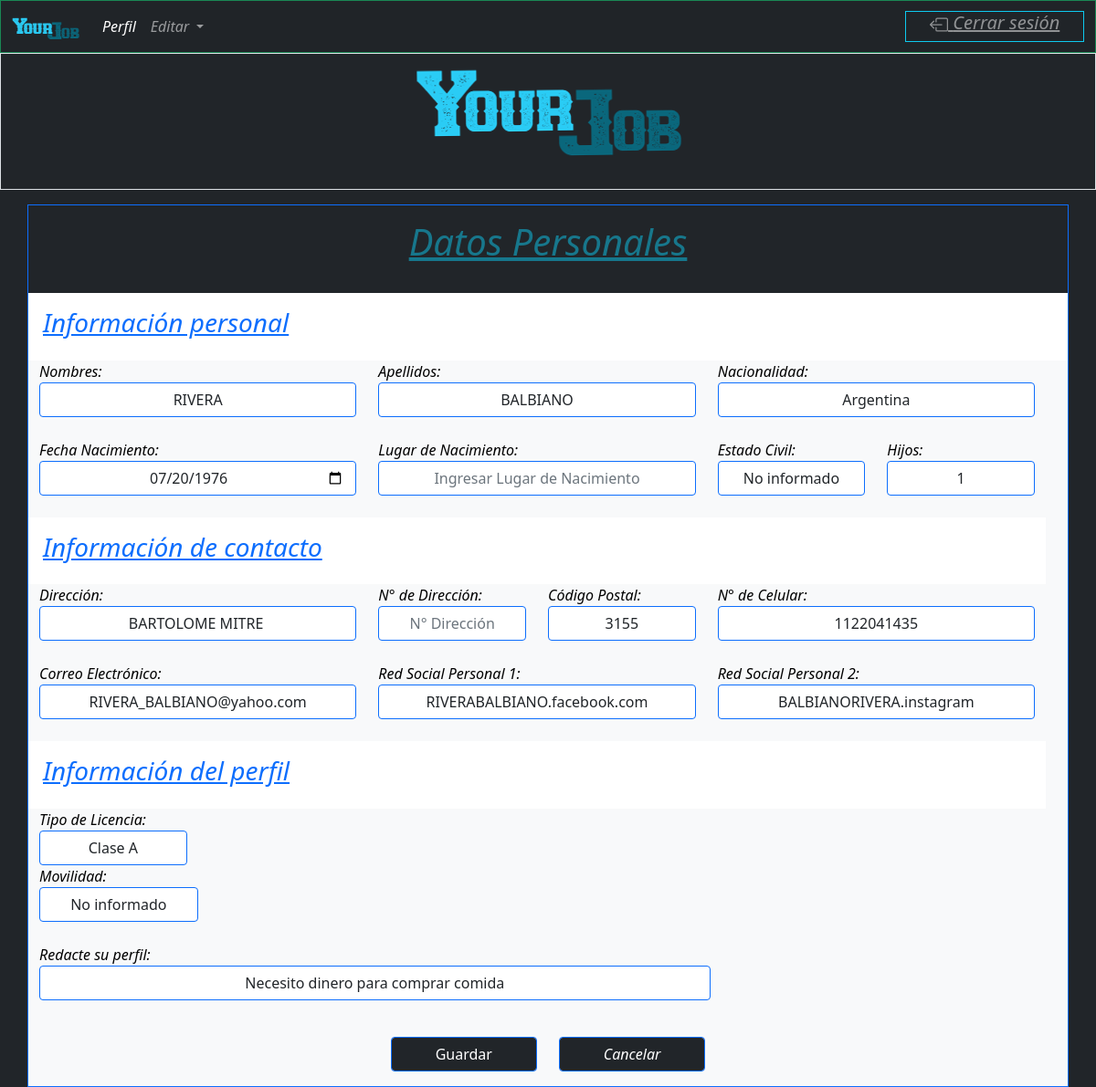
The page /fdatospersonales.php (signed in) on the database its author committed.
### tables this page shows
CREATE TABLE IF NOT EXISTS `candidatos` (
  `DNI` int(10) NOT NULL,
  `Apellido` varchar(30) DEFAULT NULL,
  `Comentario` varchar(150) DEFAULT NULL,
  `Contacto` varchar(10) DEFAULT NULL,
  `Domicilio` varchar(30) DEFAULT NULL,
  `Email` varchar(100) DEFAULT NULL,
  `Estado` varchar(30) DEFAULT NULL,
  `Hijos` varchar(3) DEFAULT NULL,
  `Licencia` varchar(30) DEFAULT NULL,
  `LugarNac` varchar(30) DEFAULT NULL,
  `Movilidad` varchar(30) DEFAULT NULL,
  `Nacimiento` date DEFAULT NULL,
  `Nacionalidad` varchar(30) DEFAULT NULL,
  `Nombre` varchar(30) DEFAULT NULL,
  `NumDireccion` varchar(30) DEFAULT NULL,
  `Postal` int(6) DEFAULT NULL,
  `RedSocial1` varchar(100) DEFAULT NULL,
  `RedSocial2` varchar(100) DEFAULT NULL,
  `estado_civil` varchar(30) DEFAULT NULL,
  PRIMARY KEY (`DNI`)
);

### dbcon.php (called while the page is built, shortened)
<?php
function cunsultadb($consulta)
    {
        $servername = "localhost";
        $username = "bot";
        $password = "f4ideEb85YrUIXuU";
        $dbname = "bolsatrabajo";
        $conn = new mysqli($servername, $username, $password, $dbname);
        $conn->query("SET NAMES 'utf8'");
        $resultado = $conn->query($consulta);
        $respfila="0";
        if (!empty($resultado))
        {
            while($fila = $resultado->fetch_assoc())
            {
                $respfila=$fila;
            }
        }
        return $respfila;
    }
 ?>

### fdatospersonales.php (the view, shortened to what this page needs)
<?php
require __DIR__ . '/dbcon.php';
require __DIR__ . '/encabezadoc.php';
$Apellido="";
$Comentario="";
$Contacto="";
$Domicilio="";
$Email="";
$Hijos="";
$Licencia="";
$LugarNac="";
$Nacimiento="";
$Nacionalidad="";
$Nombre="";
$NumDireccion="";
$Postal="";
$RedSocial1="";
$RedSocial2="";
$estado_civil="";
$dni=$_SESSION['id'];
$consulta = "SELECT * FROM `candidatos` WHERE `DNI`='$dni'";
$resultado = cunsultadb($consulta);
if ($resultado=="0"){
    echo"<h3 class='text-center text-primary'> Cargue los campos vacíos</h3>";
}
else{
    if ($resultado!="0"){
        $Apellido=$resultado['Apellido'];
        $Comentario=$resultado['Comentario'];
        $Contacto=$resultado['Contacto'];
        $Domicilio=$resultado['Domicilio'];
        $Email=$resultado['Email'];
        $Hijos=$resultado['Hijos'];
        $Licencia=$resultado['Licencia'];
        $LugarNac=$resultado['LugarNac'];
        $Nacimiento=$resultado['Nacimiento'];
        $Nacionalidad=$resultado['Nacionalidad'];
        $Nombre=$resultado['Nombre'];
        $NumDireccion=$resultado['NumDireccion'];
        $Postal=$resultado['Postal'];
        $RedSocial1=$resultado['RedSocial1'];
        $RedSocial2=$resultado['RedSocial2'];
        $estado_civil=$resultado['estado_civil'];
    }
}
?>
<div class="container border border-primary fst-italic bg-light text-primary">
    <div class="row bg-dark text-dark">
        <div class="p-3 mb-2  text-info  text-opacity-50 text-center   text-decoration-underline"><h1> Datos Personales</h1></div>
    </div>
    <form class="formulario text-star" action="submitformcandidato.php" method="POST">
        <div class="row text-dark">
            <div class="p-3 bg-white text-primary text-start   text-decoration-underline"><h3> Información personal</h3></div>
        </div>
        <div class="row text-dark">
        <div class="row">
            <div class="col-sm-4">
                <label for="Nombre" class="font-weight-bold  fs-6 text-black">Nombres:</label><br>
                <input type="text" maxlength="30" lid="Nombre" name="Nombre" required placeholder="Ingresar Nombres" class="form-control border border-primary text-center    fs-6" value= "<?php echo $Nombre?>" ><br>
            </div>
            <div class="col-sm-4">
                <label for="Apellido" class="font-weight-bold  fs-6 text-black">Apellidos:</label><br>
                <input type="text"  maxlength="30" lid="Apellido" name="Apellido" required placeholder="Ingresar Apellidos" class="form-control border border-primary text-center    fs-6" value="<?php echo $Apellido?>"><br>
            </div>
            <div class="col-sm-4">
                <label for="Nacionalidad" class="  fs-6 text-black ">Nacionalidad:</label><br>
                <input type="text" maxlength="30" lid="Nacionalidad" required name="Nacionalidad" placeholder="Ingresar Nacionalidad" class="form-control border border-primary text-center   fs-6" value="<?php echo $Nacionalidad ?>"><br>
            </div>
        </div>
        <div class="row">
            <div class="col-sm-4">
                <label for="Nacimiento" class="font-weight-bold  fs-6 text-black ">Fecha Nacimiento:</label><br>
                <input type="date" required lid="Nacimiento" name="Nacimiento" required placeholder="Ingresar Fecha de Nacimiento" class="form-control border border-primary text-center    fs-6" value="<?php echo $Nacimiento?>"><br>
            </div>
            <div class="col-sm-4">
                <label for="LugarNac" class="font-weight-bold  fs-6 text-black">Lugar de Nacimiento:</label><br>
                <input type="text" maxlength="30" lid="LugarNac" required name="LugarNac" placeholder="Ingresar Lugar de Nacimiento" class="form-control border border-primary text-center    fs-6" value="<?php echo $LugarNac?>"><br>
            </div>
            <div class="col-sm-4">
                <div class="row">
                    <div class="col-sm-6">
                        <label for="estado_civil" class="  fs-6 text-black ">Estado Civil:</label><br>
                        <select  maxlength="30" class="form-control border border-primary text-center    fs-6" required placeholder="Ingrese E. Civil" name="estado_civil" id="estado_civil" value="<?php echo $estado_civil?>"  >
                        <option value="<?php echo $estado_civil?>"> No informado</option>
                        </select>
                    </div>
                    <div class="col-sm-6">
                        <label for="Hijos" class="font-weight-bold  fs-6 text-black ">Hijos:</label>
                        <input type="number" min="0" max="22" lid="Hijos" name="Hijos" required placeholder="Ingresar Cantidad de Hijos" class="form-control border border-primary text-center    fs-6" value="<?php echo $Hijos ?>">
                    </div>
                </div>
            </div>
        </div>
        <div class="row">
            <div class="p-3 bg-white text-primary text-start   text-decoration-underline"><h3> Información de contacto</h3></div>
        </div>
        <div class="row">
            <div class="col-sm-4">
                <label for="Domicilio" class="font-weight-bold  fs-6 text-black ">Dirección:</label><br>
                <input type="text" lid="Domicilio" maxlength="30" name="Domicilio" required placeholder="Ingresar Dirección" class="form-control border border-primary text-center    fs-6" value="<?php echo $Domicilio?>"><br>
            </div>
            <div class="col-sm-4">
                <div class="row">
                    <div class="col-sm-6">
                        <label for="NumDireccion" class="font-weight-bold fs-6 text-black ">N° de Dirección:</label>
                        <input type="number" min="1" max="35000" inputmode="numeric" lid="NumDireccion" name="NumDireccion" placeholder="N° Dirección" class="form-control border border-primary text-center    fs-6" required value="<?php echo $NumDireccion ?>">
                    </div>
                    <div class="col-sm-6">
                        <label for="Postal" class="font-weight-bold fs-6 text-black">Código Postal:</label>
                        <input type="number" min="1000" max="4000" inputmode="numeric" lid="Postal" required name="Postal" placeholder="Ingresar Código Postal" class="form-control border border-primary text-center    fs-6" value="<?php echo $Postal?>">
                    </div>
                </div>
            </div>
            <div class="col-sm-4">
                <label for="Contacto" class="font-weight-bold  fs-6 text-black ">N° de Celular:</label><br>
                <input type="number" min="1100000000" max="1599999999"lid="Contacto" required name="Contacto" placeholder="Ingresar N° de Teléfono" class="form-control border border-primary text-center  fs-6" pattern="[0-9\(\)\+\-]+" title="numero de telefono" value="<?php echo $Contacto?>"><br>
            </div>
        </div>
        <div class="row">
            <div class="col-sm-4">
                <label for="Email" class="font-weight-bold  fs-6 text-black ">Correo Electrónico:</label><br>
                <input type="email" lid="Email" name="Email"  size="100" required placeholder="Correo Electronico" class="form-control border border-primary text-center    fs-6" value="<?php echo $Email?>"><br>
            </div>
            <div class="col-sm-4">
                <label for="RedSocial1" class="font-weight-bold fs-6 text-black ">Red Social Personal 1:</label><br>
                <input type="text"  maxlength="100" lid="RedSocial1" name="RedSocial1" placeholder="Ingresar Red social personal" class="form-control border border-primary text-center    fs-6" value="<?php echo $RedSocial1 ?>"><br>
            </div>
            <div class="col-sm-4">
                <label for="RedSocial2" class="font-weight-bold  fs-6 text-black ">Red Social Personal 2:</label><br>
                <input type="text"  maxlength="100" lid="RedSocial2" name="RedSocial2" placeholder="Red social" class="form-control border border-primary text-center    fs-6" value="<?php echo $RedSocial2 ?>"><br>
            </div>
        </div>
        <div class="row text-dark">
            <div class="p-3 bg-white text-primary text-start   text-decoration-underline"><h3> Información del perfil</h3></div>
        </div>
        <div class="row">
            <div class="col-sm-4">
                <div class="row">
                    <div class="col-sm-6">
                        <label for="Licencia" class="  fs-6 text-black ">Tipo de Licencia:</label><br>
                        <select  class="form-control border border-primary text-center fs-6" required placeholder="Ingrese tipo de licencia" name="Licencia" id="Licencia" value="<?php echo $Licencia ?>"  >
                        <option value="A">Clase A</option>
                        </select>
                    </div>
                    </div>
                    <div class="col-sm-6">
                        <label for="Movilidad"  maxlength="30" class="font-weight-bold  fs-6 text-black"for="Movilidad">Movilidad:</label><br>
                        <select class="form-control border border-primary text-center    fs-6" id="Movilidad" name="Movilidad" >
                            <option value="No informado">No informado</option>
                        </select><br>
                    </div>
                </div>
            </div>
            <div class="col-sm-8">
                <label for="Comentario" class="font-weight-bold  fs-6 text-black ">Redacte su perfil:</label><br>
                <input type="text"  maxlength="150" lid="Comentario" name="Comentario" placeholder="Ingresar tu motivo" class="form-control border border-primary text-center    fs-6" value="<?php echo $Comentario ?>"><br>
            </div>
        </div>
        <div class="row p-3">
            <div class="col-sm-4"></div>
            <div class="col-sm-2">
                <button type="submit" class="form-control btn btn-dark centroventana border border-primary" value="Enviar">Guardar</button>
            </div>
            <div class="col-sm-2">
            <a class="form-control btn btn-dark centroventana border border-primary" href="iniciocandidato.php?ms=ini">Cancelar</a>
            </div>
            <div class="col-sm-4"></div>
        </div>
    </form>
</div>

### fdatospersonales.php (style rules this page uses)
input[type=number] { -moz-appearance:textfield; }

### rows shown on the page
candidatos: Nombre "RIVERA", Apellido "BALBIANO", Nacionalidad "Argentina", Nacimiento "07/20/1976", estado_civil "No informado", Hijos "1", Domicilio "BARTOLOME MITRE", Postal "3155", Contacto "1122041435", Email "RIVERA_BALBIANO@yahoo.com", RedSocial1 "RIVERABALBIANO.facebook.com", RedSocial2 "BALBIANORIVERA.instagram", Licencia "Clase A", Comentario "Necesito dinero para comprar comida"
